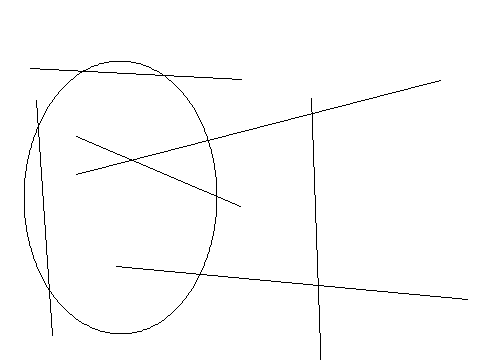

Reproduce this figure in Python.
from PIL import Image, ImageDraw
image1 = Image.new('RGB', (480, 360), '#ffffff')
draw = ImageDraw.Draw(image1)
c=[454,11,71,320]
draw.ellipse(c,'#ffffff','#000000')
c=[67,91,158,223]
draw.ellipse(c,'#ffffff','#000000')
c=[24,61,217,334]
draw.ellipse(c,'#ffffff','#000000')
c=[374,450,214,148]
draw.ellipse(c,'#ffffff','#000000')
c=[140,253,43,146]
draw.ellipse(c,'#ffffff','#000000')
c=[284,13,77,200]
draw.ellipse(c,'#ffffff','#000000')
c=[228,452,302,19]
draw.ellipse(c,'#ffffff','#000000')
c=[35,326,6,57]
draw.ellipse(c,'#ffffff','#000000')
c=[366,367,267,102]
draw.ellipse(c,'#ffffff','#000000')
c=[74,353,222,283]
draw.ellipse(c,'#ffffff','#000000')
l=[467,299,116,266]
draw.line(l,'#000000')
l=[30,68,241,79]
draw.line(l,'#000000')
l=[323,429,311,98]
draw.line(l,'#000000')
l=[36,100,52,335]
draw.line(l,'#000000')
l=[76,136,240,206]
draw.line(l,'#000000')
l=[440,80,76,174]
draw.line(l,'#000000')
image1.save('Artist00.png')